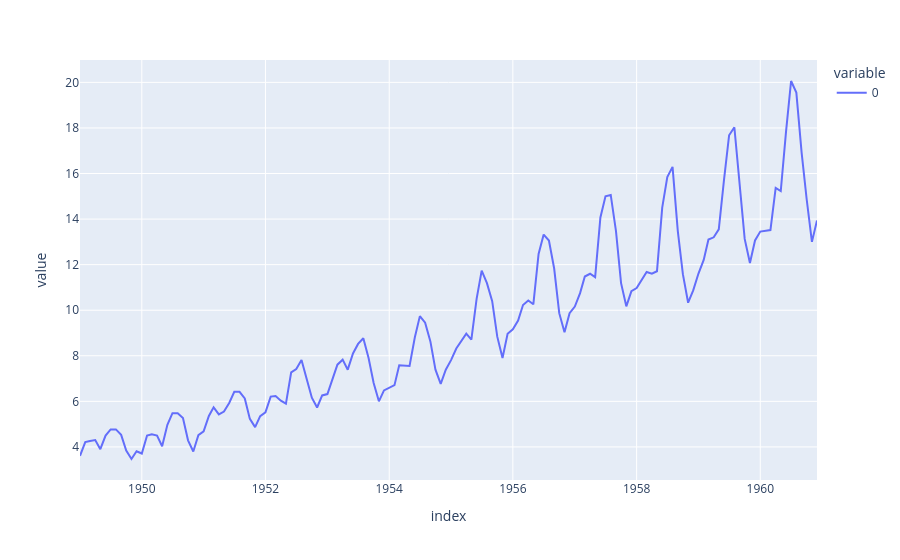

Notebook cell for this chart:
### Code cell
airline_adj.plot()

### Figure 1 — Plotly figure (JSON) as saved in the notebook; plotly's stock layout.template omitted (floating-point values rounded to 4 significant figures; data arrays with more than 128 entries replaced by an {"elided": "..."} marker saying what was removed)
{"data": [{"hovertemplate": "variable=0<br>index=%{x}<br>value=%{y}<extra></extra>", "legendgroup": "0", "line": {"color": "#636efa", "dash": "solid"}, "marker": {"symbol": "circle"}, "mode": "lines", "name": "0", "orientation": "v", "showlegend": true, "type": "scatter", "x": {"elided": "144 str values"}, "xaxis": "x", "y": {"elided": "144 float values"}, "yaxis": "y"}], "layout": {"autosize": true, "legend": {"title": {"text": "variable"}, "tracegroupgap": 0}, "margin": {"t": 60}, "xaxis": {"anchor": "y", "autorange": true, "domain": [0, 1], "range": ["1949-01-01", "1960-12-01"], "title": {"text": "index"}, "type": "date"}, "yaxis": {"anchor": "x", "autorange": true, "domain": [0, 1], "range": [2.548, 20.98], "title": {"text": "value"}, "type": "linear"}}}
